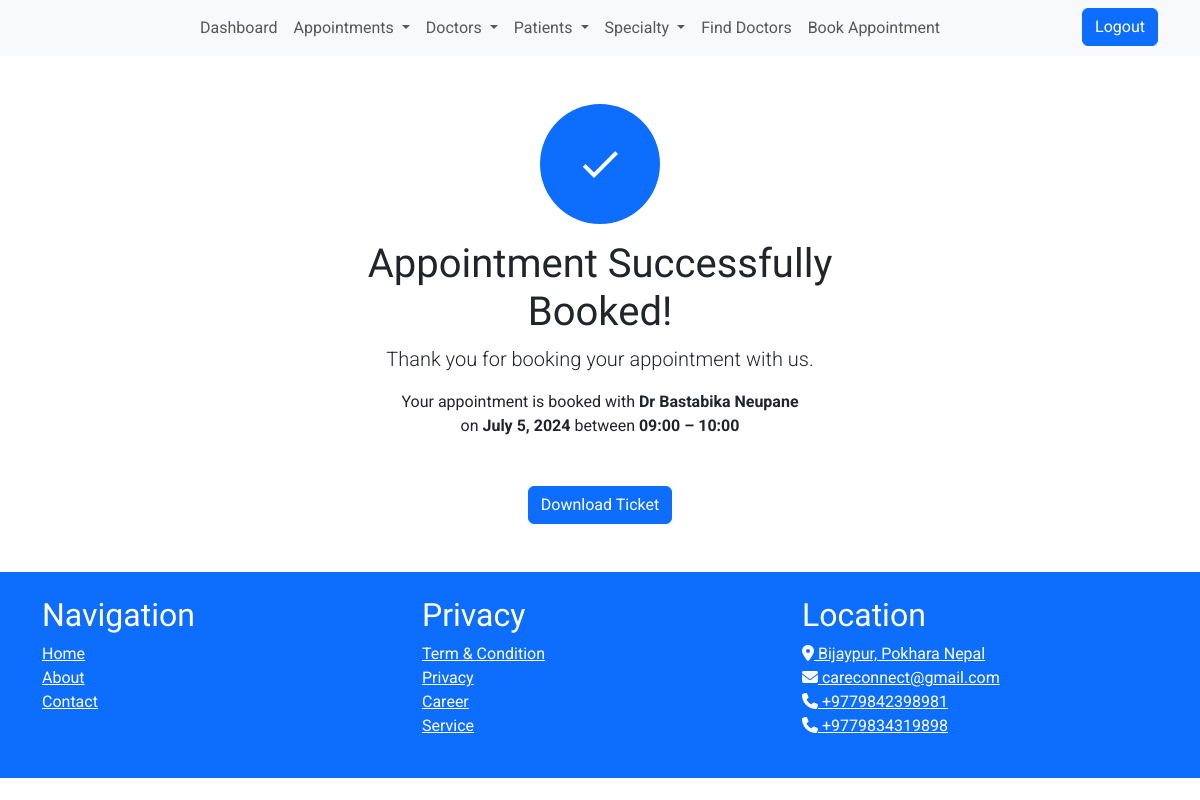
The app's page /appointments/success/1/ (signed in) with its own data.
### appointments/models.py (models this page shows, shortened)
class Appointment(models.Model):
    TIME_LIST = (
        (0, '09:00 – 10:00'),
        (1, '10:00 – 11:00'),
        (2, '11:00 – 12:00'),
        (3, '12:00 – 13:00'),
        (4, '13:00 – 14:00'),
        (5, '14:00 – 15:00'),
        (6, '15:00 – 16:00'),
        (7, '16:00 – 17:00'),
        (8, '17:00 – 18:00'),
    )
    id = models.AutoField(primary_key=True)
    doctor = models.ForeignKey(Doctor, on_delete=models.CASCADE)
    patient = models.ForeignKey(Patient, on_delete=models.CASCADE, null=True)
    specialty = models.ForeignKey(Speciality, on_delete=models.CASCADE, null=True)
    symptom_description = models.TextField(default='', blank=True)
    appointment_date = models.DateField(null=True)
    appointment_time = models.IntegerField(choices=TIME_LIST, null=True)
    @property
    def time(self):
        if self.appointment_time is not None:
            return self.TIME_LIST[self.appointment_time][1]
        return None

### doctors/models.py (models this page shows, shortened)
class Doctor(models.Model):
    name = models.CharField(max_length=50)
    mobile = models.CharField(max_length=15)
    profession = models.ForeignKey(Profession, on_delete=models.CASCADE,null=True)
    image = models.ImageField(upload_to='doctor_images/', null=True, blank=True)

### appointments/views.py (the view)
# urls.py: path('success/<int:appointment_id>/', views.success_view, name='success_view'),
@login_required
def success_view(request, appointment_id):
    if not appointment_id:
        raise Http404("Appointment ID not provided")
    appointment = get_object_or_404(Appointment, pk=appointment_id)
    if not request.user.is_authenticated and request.user.is_staff:
        return redirect('login')
    if appointment:
        context = {'appointment': appointment}
    else:
        context = {}
    return render(request, 'appointments/success.html', context)

### cms/context_processors.py (called while the page is built)
def logo_processor(request):
    logo = StaticFile.objects.filter(name='logo').first()
    return {
        'logo': logo,
    }

### templates/appointments/success.html (shortened to what this page needs)
{% extends 'cms/base.html' %}
{% block content %}
<div class="container my-5">
    <div class="row justify-content-center">
        <div class="col-md-6">
            <div class="text-center">
                <div class="rounded-circle bg-primary d-flex justify-content-center align-items-center mx-auto"
                    style="width: 120px; height: 120px;">
                    <i class="material-icons text-white" style="font-size: 48px;">&#xE876;</i>
                </div>
                <h1 class="mt-3">Appointment Successfully Booked!</h1>
                <p class="lead">Thank you for booking your appointment with us.</p>
                {% if appointment %}
                <p>Your appointment is booked with <b style="font-weight: bold;">{{appointment.doctor.name }}</b> <br>on <b style="font-weight: bold;">{{ appointment.appointment_date }}</b> between <b style="font-weight: bold;">{{ appointment.time }}</b></p>
                {% endif %}
            </div>
            <div class="text-center mt-5">
                <form action="{% url 'ticket' %}" method="post" target="_blank">
                    <button type="submit" class="btn btn-primary">Download Ticket</button>
                </form>
            </div>
        </div>
    </div>
</div>
{% endblock %}

### static/css/style.css (style rules this page uses)
body { font-family: 'Roboto', sans-serif; }
h1, h2, h3 { font-family: 'Varela Round', sans-serif; }

### templates/cms/base.html (style rules this page uses)
body { font-family: 'Roboto', sans-serif; }
h1, h2, h3 { font-family: 'Varela Round', sans-serif; }

### records on screen
Appointment: doctor.name "Dr Bastabika Neupane", appointment_date "July 5, 2024", time "09:00 – 10:00"
